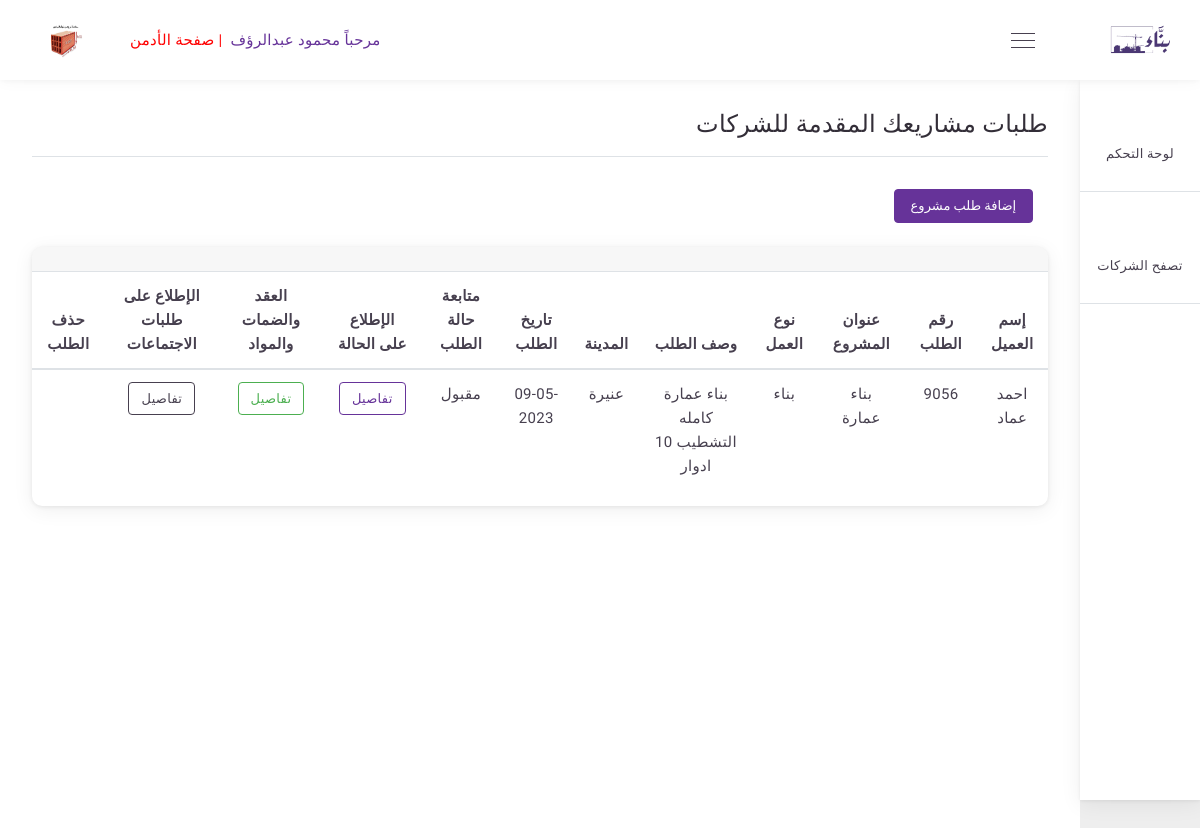
/orders/project_request_orders/ (signed in), run on an earlier commit of the app's database.
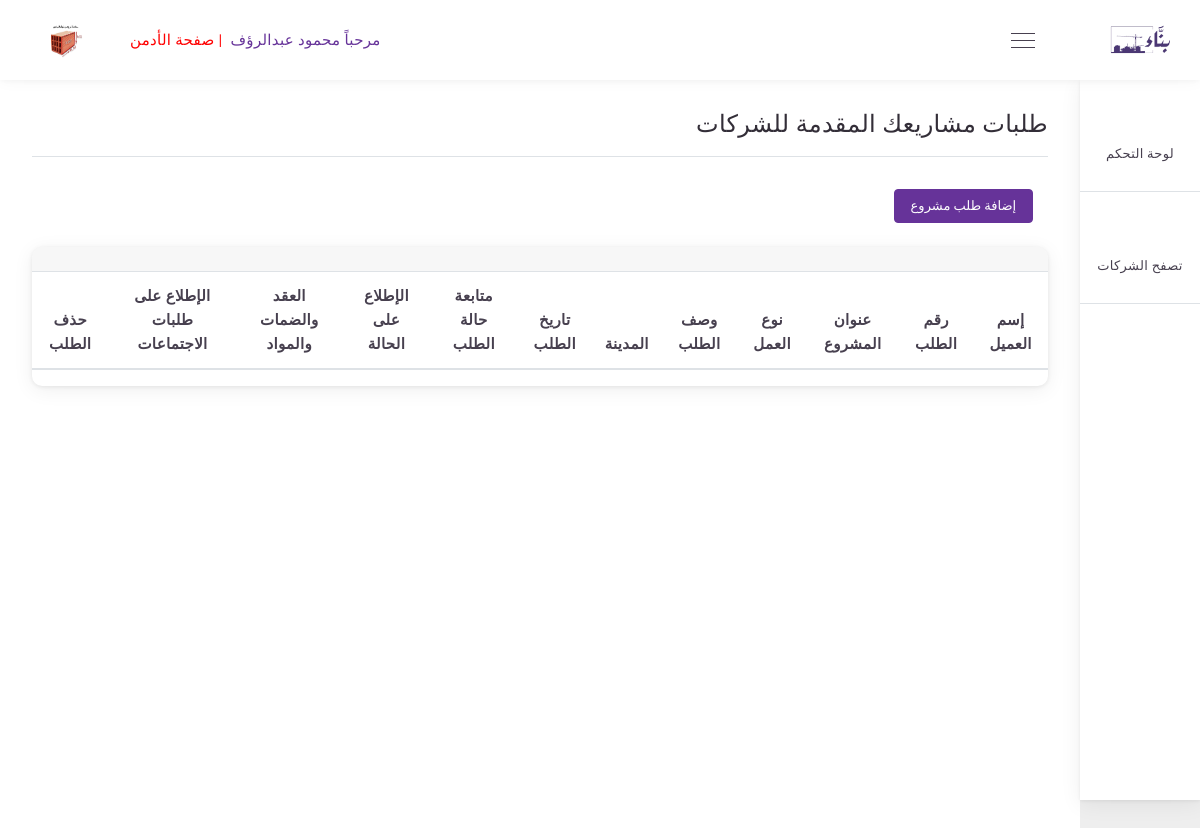
And on a later commit of the database.
### request/models.py (models this page shows, shortened)
class ProjectRequest(models.Model):
    Request_Status={
        ('تحت المراجعة' , 'تحت المراجعة'),
        ('مقبول' , 'مقبول'),
        ('مرفوض ' , 'مرفوض'),
    }
    work_Type={
        ('بناء' , 'بناء'),
        ('ترميم' , 'ترميم'),
        ('شراء ' , 'شراء'),
    }
    user               = models.ForeignKey(User,  on_delete=models.CASCADE)
    company            = models.ForeignKey(Company,  on_delete=models.CASCADE)
    workname           = models.CharField(_("إسم العميل"), max_length=50)
    name               = models.CharField(_("عنوان المشروع"), max_length=50)
    workType           = models.CharField(_("نوع العمل "),choices=work_Type,default='بناء' , max_length=50)
    request_status     = models.CharField(_("حالة الطلب "),choices=Request_Status,default='تحت المراجعة' , max_length=50)
    city               = models.CharField(_("المدينة "), max_length=50)
    code               = models.IntegerField(_("رقم الطلب"), default=random_string)
    description        = models.TextField(_("وصف الطلب"))
    create_at          = models.DateTimeField(_("تاريخ الطلب"), default = timezone.now)
    class Meta:
        verbose_name = _("Project Request")
        verbose_name_plural = _("Project Request")
    def has_project_status(self):
        return hasattr(self, 'project_status')
    def has_contracts_guarantees(self):
        return hasattr(self, 'contracts_guarantees')
    def has_project_meetings(self):
        return hasattr(self, 'project_meetings')

### orders/views.py (the view)
# urls.py: path('project_request_orders/' , views.project_request_orders  , name='project_request_orders'),
@login_required
def project_request_orders(request):
    project_request_orders  = ProjectRequest.objects.filter(user = request.user)
    return render(request ,'project_request_orders.html', {
        'project_request_orders' : project_request_orders ,
        'title' : 'طلبيات مشاريعك',
    })

### project/context_processors.py (called while the page is built)
def profile_fields(request):
    if request.user.is_authenticated:
        profile = Profile.objects.get(user=request.user)
        return {'profile_fields': profile}
    return{}

### orders/templates/project_request_orders.html (shortened to what the changed rows need)
{% extends 'base.html' %}
{% load static %}
{% block 'body' %}
<div class="main-content-wrap sidenav-open d-flex flex-column">
<div class="main-content">
    <div class="breadcrumb">
        <h1 class="mr-2"> طلبات مشاريعك المقدمة للشركات </h1>
    </div>
        <br/>
    <div class="row">
        <div class="col-lg-12 col-md-12">
            <div class="row">
                <div class="col-md-12">
                    <div class="card o-hidden mb-4">
                        <div>
                            <div class="table-responsive">
                                <table class="table text-center" id="user_table">
                                    <thead>
                                        <tr style="font-size:12">
                                            <th scope="col">إسم العميل </th>
                                            <th scope="col">رقم الطلب </th>
                                            <th scope="col">عنوان المشروع </th>
                                            <th scope="col">نوع العمل </th>
                                            <th scope="col">وصف الطلب </th>
                                            <th scope="col">المدينة </th>
                                            <th scope="col">تاريخ الطلب </th>
                                            <th scope="col">متابعة حالة الطلب </th>
                                            <th scope="col">الإطلاع على الحالة </th>
                                            <th scope="col" > العقد والضمات والمواد </th>
                                            <th scope="col">الإطلاع على طلبات الاجتماعات </th>
                                            <th scope="col">حذف الطلب </th>
                                        </tr>
                                    </thead>
                                    <tbody>
                                        {% for project_request in project_request_orders %}
                                        <tr>
                                            <td>{{project_request.workname}}</td>
                                            <td>{{project_request.code}}</td>
                                            <td>{{project_request.name}}</td>
                                            <td>{{project_request.workType}}</td>
                                            <td>{{project_request.description}}</td>
                                            <td>{{project_request.city}}</td>
                                            <td>{{project_request.create_at|date:'d-m-Y'}}</td>
                                            <td>{{project_request.request_status}}</td>
                                            {% if project_request.has_project_status %}
                                            <td> <a  class="btn btn-outline-primary" href="{% url 'orders:project_Steps' project_request.id %}" style="width: 80; height: 15;">
                                                تفاصيل
                                            </a></td>
                                            {% else %}
                                            <td>لا يوجد تفاصيل<br> حتى الأن</td>
                                            {% endif %}
                                            {% if project_request.has_contracts_guarantees %}
                                            <td> <a  class="btn btn-outline-success" href="{% url 'orders:contracts_guarantees' project_request.id  %}" style="width: 80; height: 15;">
                                                تفاصيل
                                              </a></td>
                                              {% else %}
                                              <td>لا يوجد تفاصيل<br> حتى الأن</td>
                                              {% endif %}
                                              {% if project_request.has_project_meetings %}
                                            <td> <a  class="btn btn-outline-dark   " href="{% url 'orders:project_meetings' project_request.id  %}" style="width: 80; height: 15;">
                                                تفاصيل
                                              </a></td>
                                              {% else %}
                                              <td>لا يوجد تفاصيل<br> حتى الأن</td>
                                              {% endif %}
                                            <td><a class="text-danger mr-2" href="{% url 'orders:project_request_delete' project_request.id %}"></a></td>
                                        </tr>
                                        {% endfor %}
                                    </tbody>
                                </table>
                            </div>
                        </div>
                    </div>
                </div>
            </div>
        </div>
    </div>
</div>
</div>
{% endblock %}

What changed in the data, as far as the page shows it:
no longer on this page (row edited): ProjectRequest: workname "احمد عماد", code "9056", name "بناء عمارة", workType "بناء", description "بناء عمارة كامله التشطيب 10 ادوار", city "عنيرة", create_at "09-05-2023", request_status "مقبول", shows "تفاصيل"
